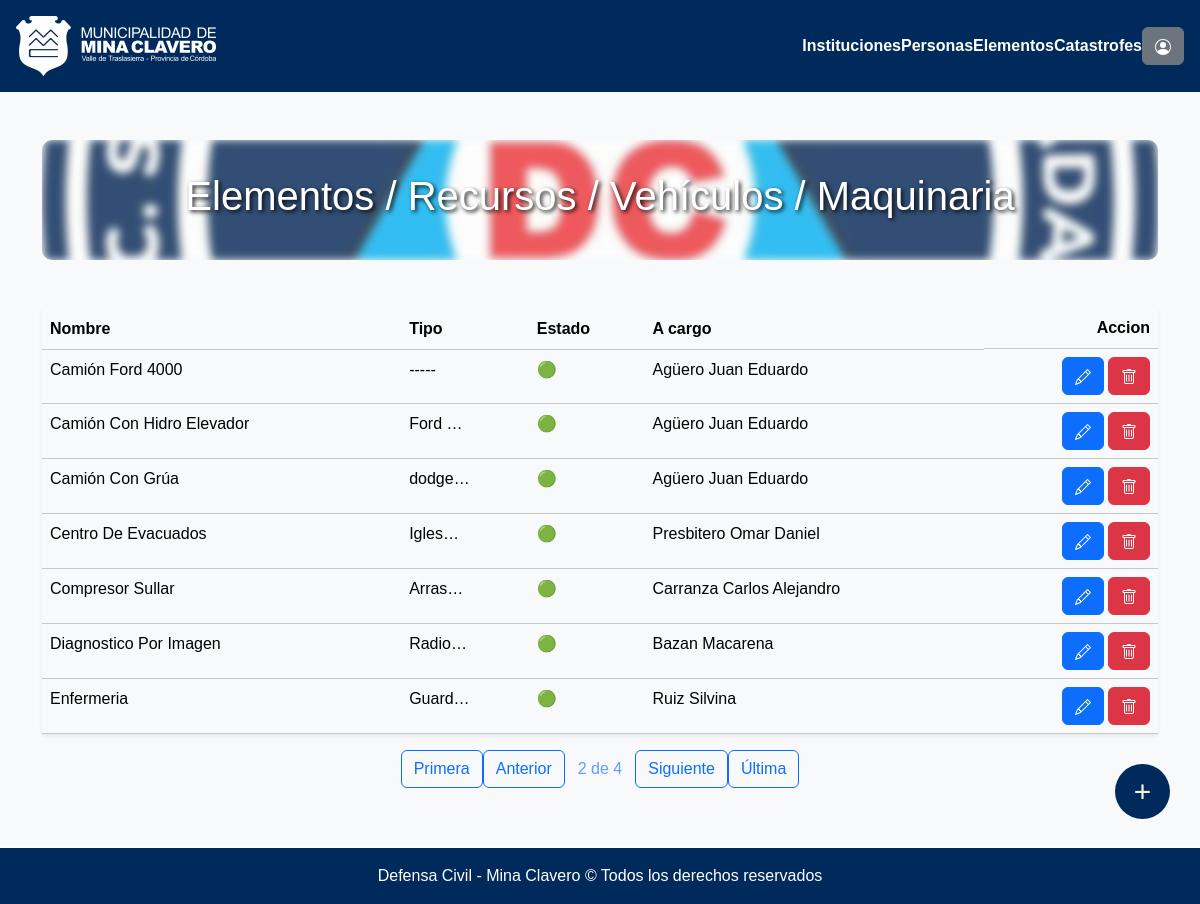
Page /elementos/?page=2 (signed in) on the earlier database version.
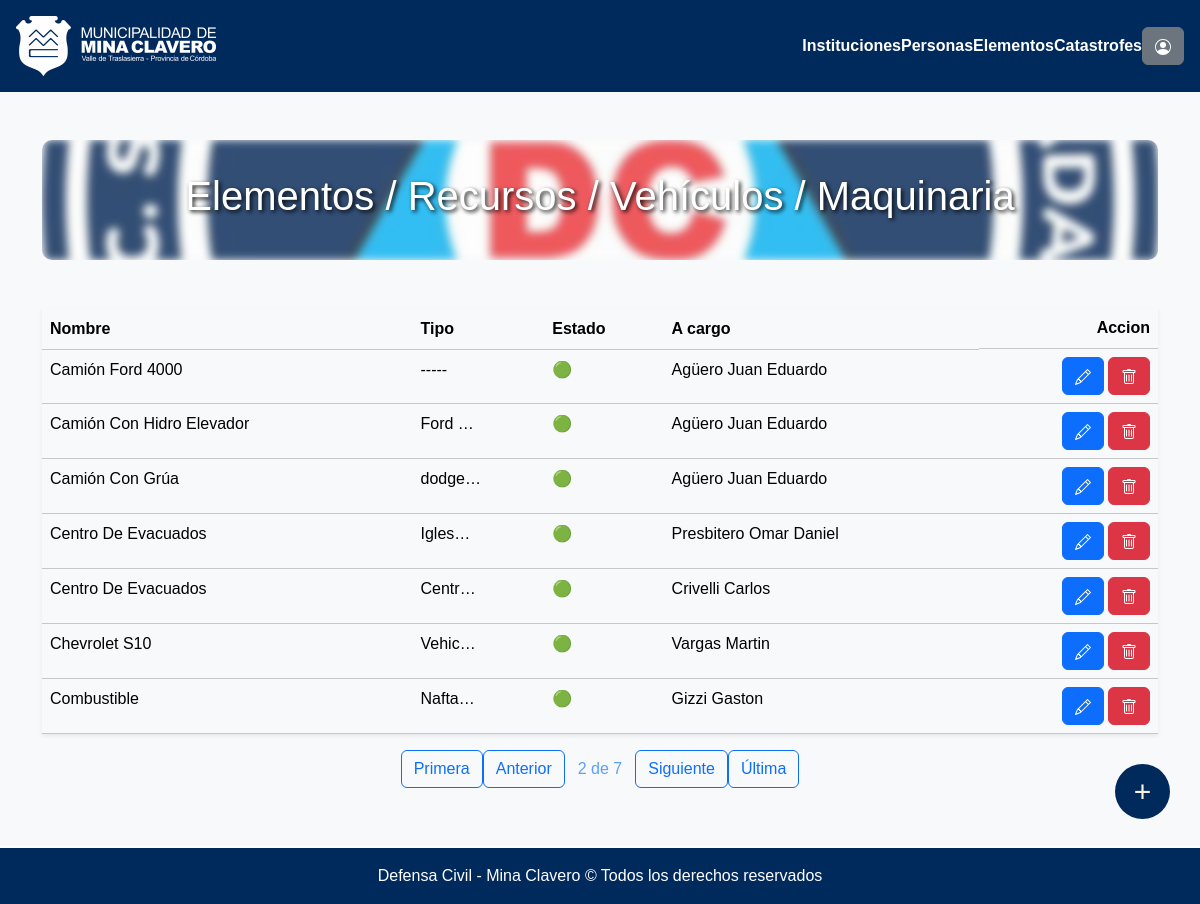
Same page on the later database version.
### seguridadVial/models.py (models this page shows, shortened)
class Elementos(models.Model):
    nombre = models.CharField(max_length=120)
    tipo = models.CharField(max_length=120, null=True, blank=True)
    descripcion = models.CharField(max_length=120, default="", null=True, blank=True)
    cantidad = models.IntegerField(default=1, null=True, blank=True)
    observaciones = models.CharField(max_length=240, null=True, blank=True)
    estado = models.BooleanField(default=True, null=True, blank=True)
    id_persona = models.ForeignKey("Persona", on_delete=models.PROTECT)
    id_institucion = models.ForeignKey("Institucion", on_delete=models.CASCADE)

class Persona(models.Model):
    nombre_apellido = models.CharField(max_length=120)
    dni = models.IntegerField(default=0)
    telefono = models.CharField(max_length=30, default="",null=True, blank=True)
    id_institucion = models.ManyToManyField('Institucion', through="InstitucionCargoPersona")

### seguridadVial/views.py (the view)
# urls.py: path("elementos/", login_required(permission_required('seguridadVial.view_elementos')(views.listaElemento.as_view())), name="listaElementos"),
class listaElemento(ListView):
    model = Elementos
    template_name = os.path.join("defensaCivil", "listas", "listaElementos.html")
    context_object_name = 'elementos'
    paginate_by = 7
    def get_queryset(self):
        return Elementos.objects.all().order_by('nombre')

### municipalidad/templates/defensaCivil/listas/listaElementos.html (shortened to what this page needs)
{% extends "defensaCivil/base.html" %}
{% load static %}
{% block contenido %}
<div class="container mt-5">
  <div class="cont mb-5">
    <h1 class="titulo">Elementos / Recursos / Vehículos / Maquinaria</h1>
  </div>
    <table class="table table-light shadow-sm  mt-2">
        <thead class="bg-light">
          <tr>
            <th scope="col">Nombre</th>
            <th scope="col" class="d-none d-lg-table-cell">Tipo</th>
            <th scope="col">Estado</th>
            <th scope="col" class="d-none d-md-table-cell">A cargo</th>
            <th scope="col" class="d-flex justify-content-end">Accion</th>
          </tr>
        </thead>
        <tbody>
          {% for elemento in elementos %}
            <tr>
              <td style="cursor: pointer;" onclick="window.location.href='{% url 'modificarElemento' elemento.id %}'">{{ elemento.nombre | title}}</td>
              <td style="cursor: pointer;" class="d-none d-lg-table-cell" onclick="window.location.href='{% url 'modificarElemento' elemento.id %}'">{{ elemento.tipo|default_if_none:"-----" | truncatechars:6}}</td>
              <td style="cursor: pointer;" onclick="window.location.href='{% url 'modificarElemento' elemento.id %}'">
                {% if elemento.estado %}
                  <span style="color: red;">🔴</span>
                {% else %}
                  <span style="color: green;">🟢</span>
                {% endif %}
              </td>
              <td style="cursor: pointer;" class="d-none d-md-table-cell" onclick="window.location.href='{% url 'modificarElemento' elemento.id %}'">{{ elemento.id_persona.nombre_apellido}}</td>
              <td>
                <div class="d-flex justify-content-end align-items-center">
                    <a class="btn btn-primary" href="{% url 'modificarElemento' elemento.id %}">
                    </a>
                    <a class="btn btn-danger ms-1" href="{% url 'borrarElemento' elemento.id %}">
                    </a>
                </div>
              </td>
            </tr>
          {% endfor %}
        </tbody>
    </table>
    <div class="pagination justify-content-center">
        {% if page_obj.has_previous %}
            <a class="btn btn-outline-primary mb-3" href="?page=1">
                Primera
            </a>
            <a class="btn btn-outline-primary mb-3" href="?page={{ page_obj.previous_page_number }}">
                Anterior
            </a>
        {% endif %}
        <span class="current-page btn btn-outline-light disabled text-primary mb-3">
            {{ page_obj.number }} de {{ page_obj.paginator.num_pages }}
        </span>
        {% if page_obj.has_next %}
            <a class="btn btn-outline-primary mb-3" href="?page={{ page_obj.next_page_number }}">
                Siguiente
            </a>
            <a class="btn btn-outline-primary mb-3" href="?page={{ page_obj.paginator.num_pages }}">
                Última
            </a>
        {% endif %}
    </div>
    <a href={% url "nuevoElemento" %} class="customButton">+</a>
</div>
{% endblock %}

Differences in the rows shown:
no longer on this page (row unchanged): Elementos: nombre "Compresor Sullar", tipo "Arras…", id_persona.nombre_apellido "Carranza Carlos Alejandro"
no longer on this page (row unchanged): Elementos: nombre "Diagnostico Por Imagen", tipo "Radio…", id_persona.nombre_apellido "Bazan Macarena"
no longer on this page (row unchanged): Elementos: nombre "Enfermeria", tipo "Guard…", id_persona.nombre_apellido "Ruiz Silvina"
added Elementos: nombre "Centro De Evacuados", tipo "Centr…", id_persona.nombre_apellido "Crivelli Carlos"
added Elementos: nombre "Chevrolet S10", tipo "Vehic…", id_persona.nombre_apellido "Vargas Martin"
added Elementos: nombre "Combustible", tipo "Nafta…", id_persona.nombre_apellido "Gizzi Gaston"
Other differences:
{{ page_obj.paginator.num_pages }}: "4" → "7"
